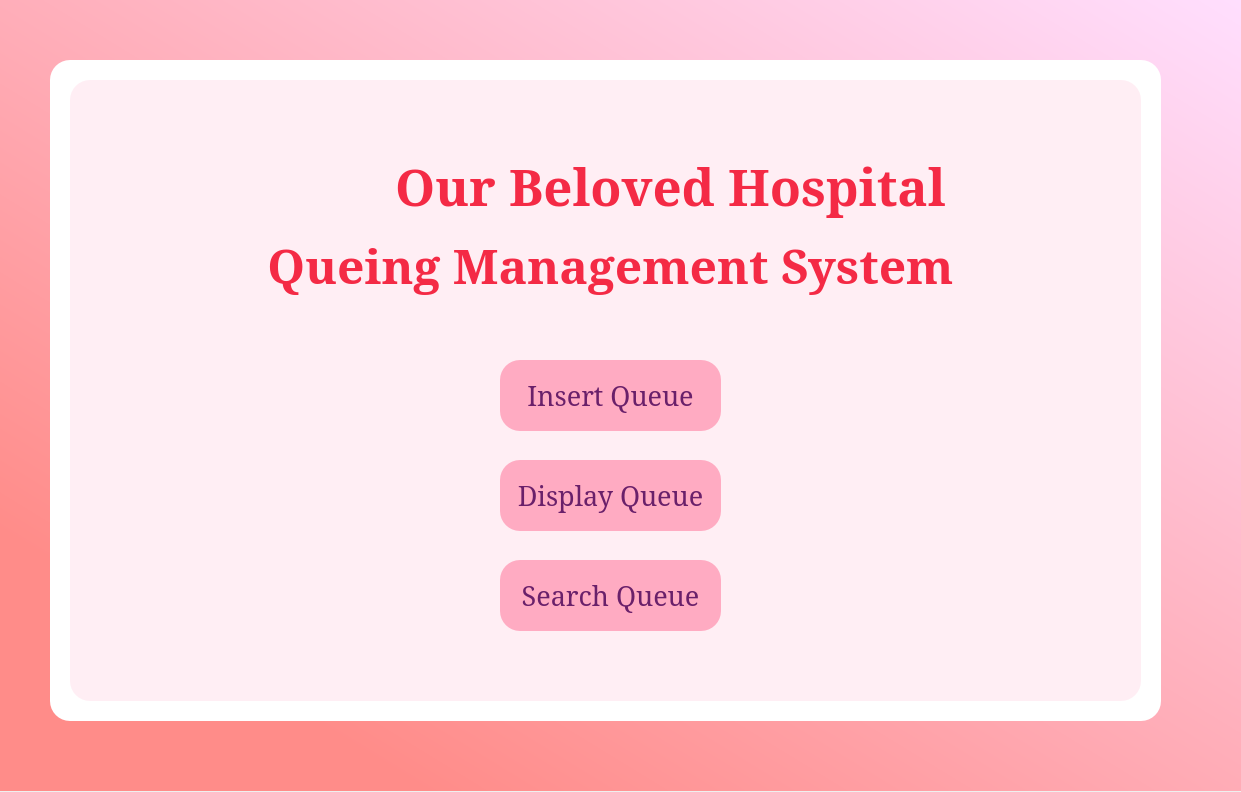
<?xml version="1.0" encoding="UTF-8"?>
<ui version="4.0">
 <class>Dialog</class>
 <widget class="QDialog" name="Dialog">
  <property name="geometry">
   <rect>
    <x>0</x>
    <y>0</y>
    <width>1241</width>
    <height>792</height>
   </rect>
  </property>
  <property name="windowTitle">
   <string>Dialog</string>
  </property>
  <widget class="QWidget" name="infowidget" native="true">
   <property name="geometry">
    <rect>
     <x>-20</x>
     <y>-10</y>
     <width>1261</width>
     <height>801</height>
    </rect>
   </property>
   <property name="font">
    <font>
     <family>MS Shell Dlg 2</family>
    </font>
   </property>
   <property name="styleSheet">
    <string notr="true">QWidget#infowidget{
background-color:qlineargradient(spread:pad, x1:0.187, y1:0.840909, x2:1, y2:0, stop:0 rgba(255, 140, 137, 255), stop:1 rgba(255, 223, 255, 255));}</string>
   </property>
   <widget class="QLabel" name="label">
    <property name="geometry">
     <rect>
      <x>220</x>
      <y>160</y>
      <width>941</width>
      <height>71</height>
     </rect>
    </property>
    <property name="font">
     <font>
      <family>Constantia</family>
      <pointsize>38</pointsize>
      <weight>75</weight>
      <italic>false</italic>
      <bold>true</bold>
     </font>
    </property>
    <property name="styleSheet">
     <string notr="true">color: rgb(244, 42, 69);</string>
    </property>
    <property name="text">
     <string>Our Beloved Hospital</string>
    </property>
    <property name="alignment">
     <set>Qt::AlignCenter</set>
    </property>
   </widget>
   <widget class="QPushButton" name="gotoinfopage">
    <property name="geometry">
     <rect>
      <x>520</x>
      <y>370</y>
      <width>221</width>
      <height>71</height>
     </rect>
    </property>
    <property name="font">
     <font>
      <family>Constantia</family>
      <pointsize>20</pointsize>
      <weight>50</weight>
      <italic>false</italic>
      <bold>false</bold>
     </font>
    </property>
    <property name="styleSheet">
     <string notr="true">border-radius:20;
color: rgb(106, 32, 106);
background-color: rgb(255, 171, 194);
</string>
    </property>
    <property name="text">
     <string>Insert Queue</string>
    </property>
   </widget>
   <widget class="QPushButton" name="seeque">
    <property name="geometry">
     <rect>
      <x>520</x>
      <y>470</y>
      <width>221</width>
      <height>71</height>
     </rect>
    </property>
    <property name="font">
     <font>
      <family>Constantia</family>
      <pointsize>20</pointsize>
      <weight>50</weight>
      <italic>false</italic>
      <bold>false</bold>
     </font>
    </property>
    <property name="styleSheet">
     <string notr="true">border-radius:20;
color: rgb(106, 32, 106);
background-color: rgb(255, 171, 194);
</string>
    </property>
    <property name="text">
     <string>Display Queue</string>
    </property>
   </widget>
   <widget class="QPushButton" name="searchque">
    <property name="geometry">
     <rect>
      <x>520</x>
      <y>570</y>
      <width>221</width>
      <height>71</height>
     </rect>
    </property>
    <property name="font">
     <font>
      <family>Constantia</family>
      <pointsize>20</pointsize>
      <weight>50</weight>
      <italic>false</italic>
      <bold>false</bold>
     </font>
    </property>
    <property name="styleSheet">
     <string notr="true">border-radius:20;
color: rgb(106, 32, 106);
background-color: rgb(255, 171, 194);
</string>
    </property>
    <property name="text">
     <string>Search Queue</string>
    </property>
   </widget>
   <widget class="QLabel" name="label_2">
    <property name="geometry">
     <rect>
      <x>160</x>
      <y>240</y>
      <width>941</width>
      <height>71</height>
     </rect>
    </property>
    <property name="font">
     <font>
      <family>Constantia</family>
      <pointsize>36</pointsize>
      <weight>75</weight>
      <italic>false</italic>
      <bold>true</bold>
     </font>
    </property>
    <property name="styleSheet">
     <string notr="true">color: rgb(244, 42, 69);</string>
    </property>
    <property name="text">
     <string>Queing Management System</string>
    </property>
    <property name="alignment">
     <set>Qt::AlignCenter</set>
    </property>
   </widget>
   <widget class="QPushButton" name="pushButton">
    <property name="geometry">
     <rect>
      <x>90</x>
      <y>90</y>
      <width>1071</width>
      <height>621</height>
     </rect>
    </property>
    <property name="styleSheet">
     <string notr="true">border-radius:20;
border-color: rgb(255, 85, 127);
font: 18pt;
background-color: rgb(255, 238, 244);</string>
    </property>
    <property name="text">
     <string/>
    </property>
   </widget>
   <widget class="QPushButton" name="pushButton_3">
    <property name="geometry">
     <rect>
      <x>70</x>
      <y>70</y>
      <width>1111</width>
      <height>661</height>
     </rect>
    </property>
    <property name="styleSheet">
     <string notr="true">border-radius:20;
background-color: rgb(255, 255, 255);
border-color: rgb(255, 85, 127);
font: 18pt;</string>
    </property>
    <property name="text">
     <string/>
    </property>
   </widget>
   <widget class="QLabel" name="label_3">
    <property name="geometry">
     <rect>
      <x>300</x>
      <y>160</y>
      <width>111</width>
      <height>81</height>
     </rect>
    </property>
    <property name="text">
     <string/>
    </property>
    <property name="pixmap">
     <pixmap>logo re.png</pixmap>
    </property>
   </widget>
   <zorder>pushButton_3</zorder>
   <zorder>pushButton</zorder>
   <zorder>label</zorder>
   <zorder>gotoinfopage</zorder>
   <zorder>seeque</zorder>
   <zorder>searchque</zorder>
   <zorder>label_2</zorder>
   <zorder>label_3</zorder>
  </widget>
 </widget>
 <resources/>
 <connections/>
</ui>
